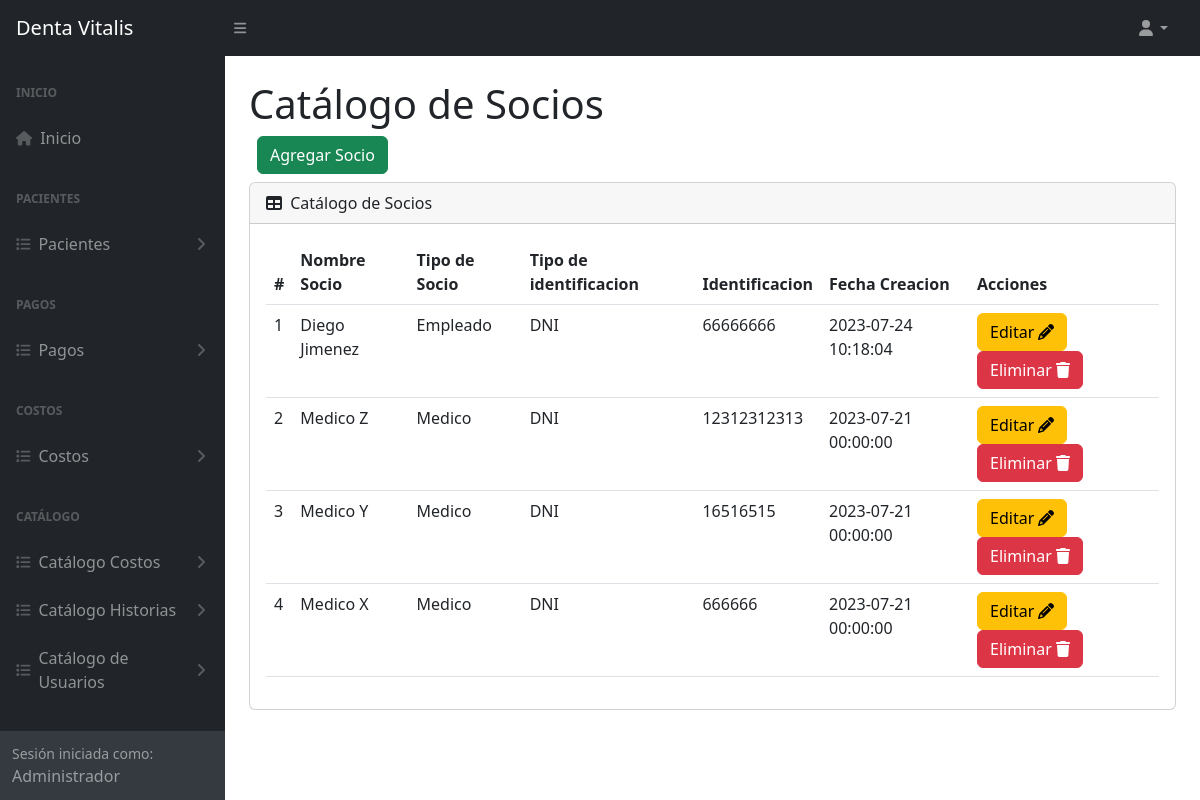
The page /socios (signed in) on the database its author committed.
### tables this page shows
CREATE TABLE `tba_socio`  (
  `IdSocio` int NOT NULL AUTO_INCREMENT,
  `NombreSocio` varchar(150) NOT NULL,
  `IdTipoIdentificacion` int NULL DEFAULT NULL,
  `IdTipoSocio` int NOT NULL,
  `Identificacion` varchar(15) NULL DEFAULT NULL,
  `FechaCreacion` datetime NOT NULL,
  `FechaActualizacion` datetime NOT NULL,
  PRIMARY KEY (`IdSocio`) USING BTREE,
  INDEX `tba_socio_fksocios`(`IdTipoIdentificacion`) USING BTREE,
  INDEX `tba_socio_fktiposocio`(`IdTipoSocio`) USING BTREE,
  CONSTRAINT `tba_socio_fksocios` FOREIGN KEY (`IdTipoIdentificacion`) REFERENCES `tba_tipoidentificacion` (`IdTipoIdentificacion`) ON DELETE RESTRICT ON UPDATE RESTRICT,
  CONSTRAINT `tba_socio_fktiposocio` FOREIGN KEY (`IdTipoSocio`) REFERENCES `tba_tiposocio` (`IdTipoSocio`) ON DELETE RESTRICT ON UPDATE RESTRICT
);

CREATE TABLE `tba_tiposocio`  (
  `IdTipoSocio` int NOT NULL AUTO_INCREMENT,
  `NombreTipoSocio` varchar(255) NULL DEFAULT NULL,
  PRIMARY KEY (`IdTipoSocio`) USING BTREE
);

CREATE TABLE `tba_tipoidentificacion`  (
  `IdTipoIdentificacion` int NOT NULL AUTO_INCREMENT,
  `NombreTipoIdentificacion` varchar(20) NOT NULL,
  PRIMARY KEY (`IdTipoIdentificacion`) USING BTREE
);

### controller/plantilla.controller.php (called while the page is built)
<?php
class ControllerPlantilla
{
  static public function ctrPlantilla()
  {
    include "view/plantilla.php";
  }
}

### index.php (called while the page is built, shortened)
<?php
require_once "controller/plantilla.controller.php";
require_once "controller/socios.controller.php";
require_once "controller/pagos.controller.php";
require_once "model/socios.model.php";
$plantilla = new ControllerPlantilla();
$plantilla -> ctrPlantilla();

### controller/socios.controller.php (called while the page is built, shortened)
<?php
class ControllerSocios
{
  public static function ctrMostrarSocios()
  {
    $tabla = "tba_socio";
    $listaSocios = ModelSocios::mdlMostrarSocios($tabla);
    return $listaSocios;
  }
}

### model/conexion.php (called while the page is built)
<?php
class Conexion
{
  static public function conn()
  {
    $link = new PDO("mysql:host=localhost;dbname=db_dentavitalis","root","");
		$link->exec("set names utf8");
		return $link;
  }
}

### model/socios.model.php (called while the page is built, shortened)
<?php
require_once "conexion.php";
class ModelSocios
{
  public static function mdlMostrarSocios($tabla)
  {
    $statement = Conexion::conn()->prepare("SELECT tba_socio.IdSocio, tba_socio.NombreSocio, tba_socio.IdTipoIdentificacion, tba_socio.IdTipoSocio, tba_socio.Identificacion, tba_socio.FechaCreacion, tba_tipoidentificacion.NombreTipoIdentificacion, tba_tiposocio.NombreTipoSocio FROM $tabla INNER JOIN tba_tipoidentificacion ON tba_socio.IdTipoIdentificacion = tba_tipoidentificacion.IdTipoIdentificacion INNER JOIN tba_tiposocio ON tba_socio.IdTipoSocio = tba_tiposocio.IdTipoSocio ORDER BY IdSocio DESC");
    $statement -> execute();
    return $statement -> fetchAll();
  }
}

### view/modules/socios.php (the view, shortened to what this page needs)
</div>
        </div>
        <div class="sb-sidenav-footer">
          <div class="small">Sesión iniciada como:</div>
          <?php echo $_SESSION["nombreUsuario"] ?>
        </div>
      </nav>
    </div>
    <div id="layoutSidenav_content">
      <main class="bg">
        <div class="container-fluid px-4">
          <h1 class="mt-4">Catálogo de Socios</h1>
          <div class="d-flex m-2">
            <button type="button" class="btn btn-success" data-bs-toggle="modal" data-bs-target="#modalAgregarSocio">
              Agregar Socio
            </button>
          </div>
          <div class="card mb-4">
            <div class="card-header">
              <i class="fas fa-table me-1"></i>
              Catálogo de Socios
            </div>
            <div class="card-body">
              <table id="datatablesSimple" class="data-table-Socio table">
                <thead>
                  <tr>
                    <th>#</th>
                    <th>Nombre Socio</th>
                    <th>Tipo de Socio</th>
                    <th>Tipo de identificacion</th>
                    <th>Identificacion</th>
                    <th>Fecha Creacion</th>
                    <th>Acciones</th>
                  </tr>
                </thead>
                <tbody>
                  <?php
                  $listaSocios = ControllerSocios::ctrMostrarSocios();
                  foreach ($listaSocios as $key => $value)
                  {
                    echo
                    '<tr>
                      <td>'.($key + 1).'</td>
                      <td>'.$value["NombreSocio"].'</td>
                      <td>'.$value["NombreTipoSocio"].'</td>
                      <td>'.$value["NombreTipoIdentificacion"].'</td>
                      <td>'.$value["Identificacion"].'</td>
                      <td>'.$value["FechaCreacion"].'</td>
                      <td>
                        <button class="btn btn-warning btnEditarSocio" codSocio="'.$value["IdSocio"].'" data-bs-toggle="modal" data-bs-target="#modelEditarSocio">Editar <i class="fa-solid fa-pencil"></i></button>
                        <button class="btn btn-danger btnEliminarSocio" codSocio="'.$value["IdSocio"].'">Eliminar <i class="fa-solid fa-trash"></i></button>
                      </td>
                    </tr>';
                  }
                  ?>
                </tbody>
              </table>
            </div>
          </div>
        </div>
      </main>
    </div>
  </div>

### rows shown on the page
tba_socio: NombreSocio "Diego Jimenez", IdTipoSocio.NombreTipoSocio "Empleado", IdTipoIdentificacion.NombreTipoIdentificacion "DNI", Identificacion "66666666", FechaCreacion "2023-07-24 10:18:04"
tba_socio: NombreSocio "Medico Z", IdTipoSocio.NombreTipoSocio "Medico", IdTipoIdentificacion.NombreTipoIdentificacion "DNI", Identificacion "12312312313", FechaCreacion "2023-07-21 00:00:00"
tba_socio: NombreSocio "Medico Y", IdTipoSocio.NombreTipoSocio "Medico", IdTipoIdentificacion.NombreTipoIdentificacion "DNI", Identificacion "16516515", FechaCreacion "2023-07-21 00:00:00"
tba_socio: NombreSocio "Medico X", IdTipoSocio.NombreTipoSocio "Medico", IdTipoIdentificacion.NombreTipoIdentificacion "DNI", Identificacion "666666", FechaCreacion "2023-07-21 00:00:00"

### other values the page prints
$_SESSION["nombreUsuario"] "Administrador"
